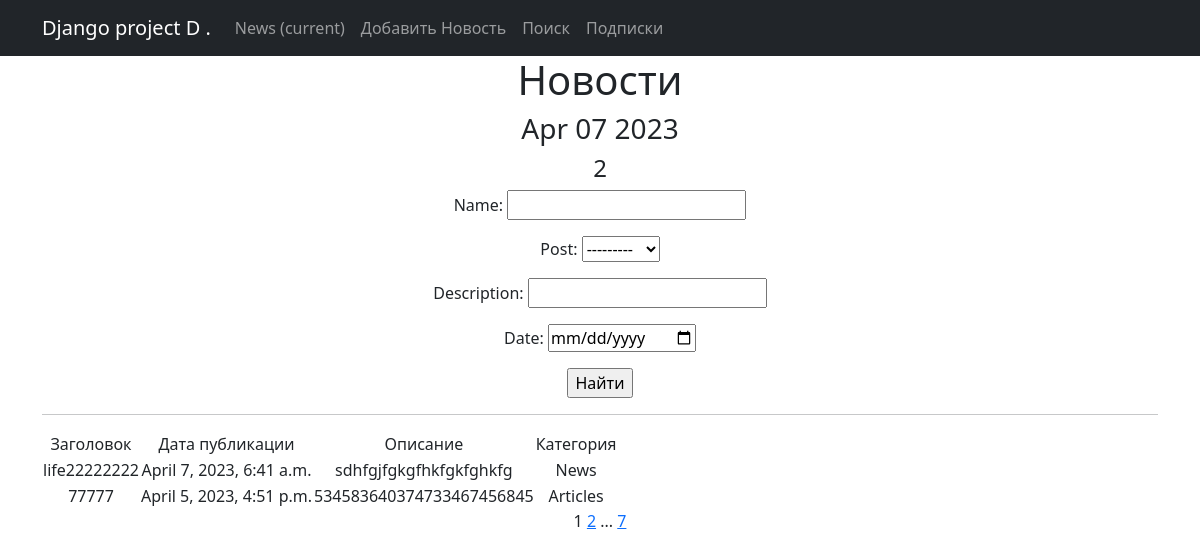
Page /news/ on the committed database.
### news_portal/models.py (models this page shows, shortened)
class Post(models.Model):
    name = models.CharField(max_length=100, unique=True)
    subscribers = models.ManyToManyField(User, related_name='subscribers')
    def __str__(self):
        return self.name.title()

class News(models.Model):
    name = models.CharField(
        max_length=50,
        unique=True,
    )
    description = models.TextField()
    post = models.ForeignKey(
        to='Post',
        on_delete=models.CASCADE,
        related_name='news',
    )
    publish = models.DateTimeField(default=timezone.now)

### news_portal/views.py (the view)
# urls.py: path('', NewsList.as_view(), name='news_list'),
class NewsList(ListView):
    model = News
    template_name = 'news.html'
    context_object_name = 'news'
    ordering = ['-id']
    paginate_by = 2
    def get_context_data(self, **kwargs):
        context = super().get_context_data(**kwargs)
        context['time_now'] = datetime.utcnow()
        context['next_sale'] = None
        context['filterset'] = self.filterset
        return context
    def get_queryset(self):
        queryset = super().get_queryset()
        self.filterset = NewsFilter(self.request.GET, queryset)
        return self.filterset.qs

### news_portal/templatetags/custom_filters.py (called while the page is built)
@register.filter(name='censor')
def censor(value):
    stop_words = ('Война', "сука", 'нападающим')
    for sw in value.split():
        if sw.lower() in stop_words:
            value = value.replace(sw, f"{sw[0]}{'*' * (len(sw) - 1)}")
    return value

### news_portal/templatetags/custom_tags.py (called while the page is built)
@register.simple_tag()
def current_time(format_string='%b %d %Y'):
   return datetime.utcnow().strftime(format_string)

### templates/news.html (shortened to what this page needs)
{% extends 'flatpages/default.html' %}
{% load custom_filters %}
{% load custom_tags %}
{% block content %}
   <h1>Новости</h1>
   <h3>{% current_time '%b %d %Y' %}</h3>
   <h4>{{news|length}}</h4>
   <form action="" method="get">
       {{ filterset.form.as_p }}
       <input type="submit" value="Найти" />
   </form>
   <hr>
   {% if news %}
       <table>
           <tr>
               <td>Заголовок</td>
               <td>Дата публикации</td>
               <td>Описание</td>
               <td>Категория</td>
           </tr>
           {% for post in news %}
           <tr>
               <td>{{ post.name|censor }}</td>
               <td>{{ post.publish }}</td>
               <td>{{ post.description|truncatewords:20|censor }}</td>
               <td>{{ post.post.name|censor }}</td>
               <td>
                </td>
           </tr>
           {% endfor %}
       </table>
   {% else %}
       <h2>Новостей нет!</h2>
   {% endif %}
   {{ page_obj.number }}
   {% if page_obj.has_next %}
       <a href="?page={{ page_obj.next_page_number }}">{{ page_obj.next_page_number }}</a>
       {% if paginator.num_pages != page_obj.next_page_number %}
           ...
           <a href="?page={{ page_obj.paginator.num_pages }}">{{ page_obj.paginator.num_pages }}</a>
       {% endif %}
   {% endif %}
{% endblock content %}

### rows in the picture
News: name|censor "life22222222", publish "April 7, 2023, 6:41 a.m.", description|censor "sdhfgjfgkgfhkfgkfghkfg", post.name|censor "News"
News: name|censor "77777", publish "April 5, 2023, 4:51 p.m.", description|censor "534583640374733467456845", post.name|censor "Articles"

### other values in the picture
{{ news|length }} "2"
{{ page_obj.number }} "1"
{{ page_obj.next_page_number }} "2"
{{ page_obj.paginator.num_pages }} "7"
